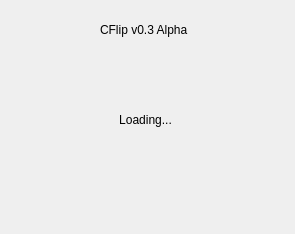
<?xml version="1.0" encoding="UTF-8"?>
<ui version="4.0">
 <class>LoadingSplash</class>
 <widget class="QWidget" name="LoadingSplash">
  <property name="geometry">
   <rect>
    <x>0</x>
    <y>0</y>
    <width>295</width>
    <height>234</height>
   </rect>
  </property>
  <property name="windowTitle">
   <string>Form</string>
  </property>
  <widget class="QLabel" name="label">
   <property name="geometry">
    <rect>
     <x>100</x>
     <y>20</y>
     <width>101</width>
     <height>20</height>
    </rect>
   </property>
   <property name="text">
    <string>CFlip v0.3 Alpha</string>
   </property>
  </widget>
  <widget class="QLabel" name="label_2">
   <property name="geometry">
    <rect>
     <x>100</x>
     <y>110</y>
     <width>91</width>
     <height>20</height>
    </rect>
   </property>
   <property name="text">
    <string>Loading...</string>
   </property>
   <property name="alignment">
    <set>Qt::AlignCenter</set>
   </property>
  </widget>
 </widget>
 <resources/>
 <connections/>
</ui>
